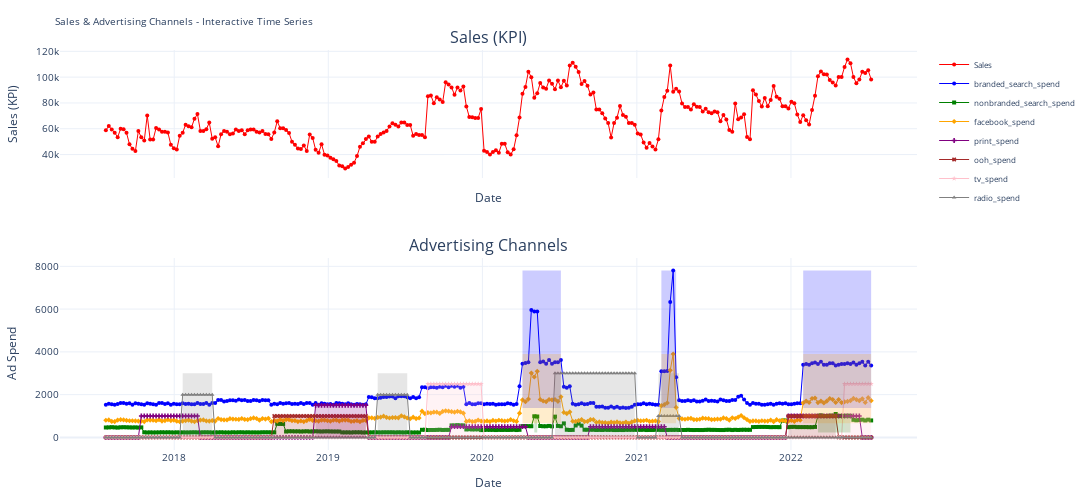

Notebook code for this chart:
### Code cell
# Function to group consecutive integer indices
def group_consecutive_outliers(indices):
    if not indices:
        return []

    grouped_ranges = []
    start = indices[0]
    prev = indices[0]

    for i in range(1, len(indices)):
        if indices[i] != prev + 1:  # If there's a break, save the previous range
            grouped_ranges.append((start, prev))
            start = indices[i]
        prev = indices[i]

    grouped_ranges.append((start, prev))  # Save the last range
    return grouped_ranges

# Function to plot KPI and channels with continuous outlier bands
def channels_kpi_relation_plotting(df, outliers, outlier_indices):
    
    # Convert datetime index to integers for calculations
    int_to_date = dict(enumerate(df.index))  # Mapping of integers to dates

    # Create a figure with more vertical space
    fig = make_subplots(rows=2, cols=1, shared_xaxes=True, 
                        vertical_spacing=0.2,
                        row_heights=[0.4, 0.6],
                        subplot_titles=("Sales (KPI)", "Advertising Channels"))

    # Define color palette and symbols
    colors = ['blue', 'green', 'orange', 'purple', 'brown', 'pink', 'gray', 'cyan']
    markers = ['circle', 'square', 'diamond', 'cross', 'x', 'star', 'triangle-up', 'triangle-down']

    # =====================  KPI (Sales) PLOT =====================
    fig.add_trace(go.Scatter(
        x=df.index, y=df['sales'],
        mode='lines+markers', name='Sales',
        line=dict(color='red', width=1),
        marker=dict(symbol='circle', size=4, color='red')  
    ), row=1, col=1)

    # Draw **continuous bands** for outliers in Sales
    for start_idx, end_idx in group_consecutive_outliers(outlier_indices.get('sales', [])):
        fig.add_shape(
            type="rect",
            x0=int_to_date[start_idx], x1=int_to_date[end_idx],  # Map back to datetime
            y0=df['sales'].min(), y1=df['sales'].max(),
            fillcolor='red', opacity=0.2, line_width=0, row=1, col=1
        )

    # =====================  ADVERTISING CHANNELS PLOT =====================
    for i, feature in enumerate(df.drop('sales', axis=1).columns):
        fig.add_trace(go.Scatter(
            x=df.index, y=df[feature],
            mode='lines+markers', name=feature,
            line=dict(color=colors[i % len(colors)], width=1),
            marker=dict(symbol=markers[i % len(markers)], size=4, color=colors[i % len(colors)])  
        ), row=2, col=1)

        # Draw **continuous bands** for outliers in each channel
        for start_idx, end_idx in group_consecutive_outliers(outlier_indices.get(feature, [])):
            fig.add_shape(
                type="rect",
                x0=int_to_date[start_idx], x1=int_to_date[end_idx],  # Map back to datetime
                y0=df[feature].min(), y1=df[feature].max(),
                fillcolor=colors[i % len(colors)], opacity=0.2, line_width=0, row=2, col=1
            )

    # =====================  PLOT CONFIGURATION =====================
    fig.update_layout(
        title="Sales & Advertising Channels - Interactive Time Series",
        title_font=dict(size=10),
        template="plotly_white",
        hovermode="x unified",
        showlegend=True,
        xaxis=dict(type="date"),  
        height=500,  
        width=1200,  
        margin=dict(l=50, r=30, t=50, b=50)  
    )

    # Configure axis labels
    fig.update_yaxes(title_text="Sales (KPI)", row=1, col=1, title_font=dict(size=12), tickfont=dict(size=10))
    fig.update_yaxes(title_text="Ad Spend", row=2, col=1, title_font=dict(size=12), tickfont=dict(size=10))
    fig.update_xaxes(title_text="Date", title_font=dict(size=12), tickfont=dict(size=10))

    # Reduce legend size
    fig.update_layout(legend=dict(font=dict(size=8)))

    fig.show()

# Call function with dataset
channels_kpi_relation_plotting(df, outliers, outlier_indices)

### Figure 1 — Plotly figure (JSON) as saved in the notebook; plotly's stock layout.template omitted (floating-point values rounded to 4 significant figures; data arrays with more than 128 entries replaced by an {"elided": "..."} marker saying what was removed)
{"data": [{"line": {"color": "red", "width": 1}, "marker": {"color": "red", "size": 4, "symbol": "circle"}, "mode": "lines+markers", "name": "Sales", "type": "scatter", "x": {"elided": "260 str values"}, "xaxis": "x", "y": {"elided": "260 float values"}, "yaxis": "y"}, {"line": {"color": "blue", "width": 1}, "marker": {"color": "blue", "size": 4, "symbol": "circle"}, "mode": "lines+markers", "name": "branded_search_spend", "type": "scatter", "x": {"elided": "260 str values"}, "xaxis": "x2", "y": {"elided": "260 float values"}, "yaxis": "y2"}, {"line": {"color": "green", "width": 1}, "marker": {"color": "green", "size": 4, "symbol": "square"}, "mode": "lines+markers", "name": "nonbranded_search_spend", "type": "scatter", "x": {"elided": "260 str values"}, "xaxis": "x2", "y": {"elided": "260 float values"}, "yaxis": "y2"}, {"line": {"color": "orange", "width": 1}, "marker": {"color": "orange", "size": 4, "symbol": "diamond"}, "mode": "lines+markers", "name": "facebook_spend", "type": "scatter", "x": {"elided": "260 str values"}, "xaxis": "x2", "y": {"elided": "260 float values"}, "yaxis": "y2"}, {"line": {"color": "purple", "width": 1}, "marker": {"color": "purple", "size": 4, "symbol": "cross"}, "mode": "lines+markers", "name": "print_spend", "type": "scatter", "x": {"elided": "260 str values"}, "xaxis": "x2", "y": {"elided": "260 int values"}, "yaxis": "y2"}, {"line": {"color": "brown", "width": 1}, "marker": {"color": "brown", "size": 4, "symbol": "x"}, "mode": "lines+markers", "name": "ooh_spend", "type": "scatter", "x": {"elided": "260 str values"}, "xaxis": "x2", "y": {"elided": "260 int values"}, "yaxis": "y2"}, {"line": {"color": "pink", "width": 1}, "marker": {"color": "pink", "size": 4, "symbol": "star"}, "mode": "lines+markers", "name": "tv_spend", "type": "scatter", "x": {"elided": "260 str values"}, "xaxis": "x2", "y": {"elided": "260 int values"}, "yaxis": "y2"}, {"line": {"color": "gray", "width": 1}, "marker": {"color": "gray", "size": 4, "symbol": "triangle-up"}, "mode": "lines+markers", "name": "radio_spend", "type": "scatter", "x": {"elided": "260 str values"}, "xaxis": "x2", "y": {"elided": "260 int values"}, "yaxis": "y2"}], "layout": {"annotations": [{"font": {"size": 16}, "showarrow": false, "text": "Sales (KPI)", "x": 0.5, "xanchor": "center", "xref": "paper", "y": 1, "yanchor": "bottom", "yref": "paper"}, {"font": {"size": 16}, "showarrow": false, "text": "Advertising Channels", "x": 0.5, "xanchor": "center", "xref": "paper", "y": 0.48, "yanchor": "bottom", "yref": "paper"}], "height": 500, "hovermode": "x unified", "legend": {"font": {"size": 8}}, "margin": {"b": 50, "l": 50, "r": 30, "t": 50}, "shapes": [{"fillcolor": "blue", "line": {"width": 0}, "opacity": 0.2, "type": "rect", "x0": "2020-04-05T00:00:00", "x1": "2020-07-05T00:00:00", "xref": "x2", "y0": 1376.0, "y1": 7800, "yref": "y2"}, {"fillcolor": "blue", "line": {"width": 0}, "opacity": 0.2, "type": "rect", "x0": "2021-02-28T00:00:00", "x1": "2021-04-04T00:00:00", "xref": "x2", "y0": 1376.0, "y1": 7800, "yref": "y2"}, {"fillcolor": "blue", "line": {"width": 0}, "opacity": 0.2, "type": "rect", "x0": "2022-01-30T00:00:00", "x1": "2022-07-10T00:00:00", "xref": "x2", "y0": 1376.0, "y1": 7800, "yref": "y2"}, {"fillcolor": "green", "line": {"width": 0}, "opacity": 0.2, "type": "rect", "x0": "2020-05-03T00:00:00", "x1": "2020-05-10T00:00:00", "xref": "x2", "y0": 229.3, "y1": 1094.0, "yref": "y2"}, {"fillcolor": "green", "line": {"width": 0}, "opacity": 0.2, "type": "rect", "x0": "2020-06-21T00:00:00", "x1": "2020-06-21T00:00:00", "xref": "x2", "y0": 229.3, "y1": 1094.0, "yref": "y2"}, {"fillcolor": "green", "line": {"width": 0}, "opacity": 0.2, "type": "rect", "x0": "2022-03-06T00:00:00", "x1": "2022-05-22T00:00:00", "xref": "x2", "y0": 229.3, "y1": 1094.0, "yref": "y2"}, {"fillcolor": "orange", "line": {"width": 0}, "opacity": 0.2, "type": "rect", "x0": "2020-04-05T00:00:00", "x1": "2020-07-05T00:00:00", "xref": "x2", "y0": 660.2, "y1": 3900, "yref": "y2"}, {"fillcolor": "orange", "line": {"width": 0}, "opacity": 0.2, "type": "rect", "x0": "2021-02-28T00:00:00", "x1": "2021-04-04T00:00:00", "xref": "x2", "y0": 660.2, "y1": 3900, "yref": "y2"}, {"fillcolor": "orange", "line": {"width": 0}, "opacity": 0.2, "type": "rect", "x0": "2022-01-30T00:00:00", "x1": "2022-07-10T00:00:00", "xref": "x2", "y0": 660.2, "y1": 3900, "yref": "y2"}, {"fillcolor": "purple", "line": {"width": 0}, "opacity": 0.2, "type": "rect", "x0": "2018-12-02T00:00:00", "x1": "2019-03-31T00:00:00", "xref": "x2", "y0": 0, "y1": 1500, "yref": "y2"}, {"fillcolor": "brown", "line": {"width": 0}, "opacity": 0.2, "type": "rect", "x0": "2018-08-26T00:00:00", "x1": "2019-03-31T00:00:00", "xref": "x2", "y0": 0, "y1": 1000, "yref": "y2"}, {"fillcolor": "brown", "line": {"width": 0}, "opacity": 0.2, "type": "rect", "x0": "2021-12-26T00:00:00", "x1": "2022-04-17T00:00:00", "xref": "x2", "y0": 0, "y1": 1000, "yref": "y2"}, {"fillcolor": "pink", "line": {"width": 0}, "opacity": 0.2, "type": "rect", "x0": "2019-08-25T00:00:00", "x1": "2019-12-29T00:00:00", "xref": "x2", "y0": 0, "y1": 2500, "yref": "y2"}, {"fillcolor": "pink", "line": {"width": 0}, "opacity": 0.2, "type": "rect", "x0": "2022-05-08T00:00:00", "x1": "2022-07-10T00:00:00", "xref": "x2", "y0": 0, "y1": 2500, "yref": "y2"}, {"fillcolor": "gray", "line": {"width": 0}, "opacity": 0.2, "type": "rect", "x0": "2018-01-21T00:00:00", "x1": "2018-04-01T00:00:00", "xref": "x2", "y0": 0, "y1": 3000, "yref": "y2"}, {"fillcolor": "gray", "line": {"width": 0}, "opacity": 0.2, "type": "rect", "x0": "2019-04-28T00:00:00", "x1": "2019-07-07T00:00:00", "xref": "x2", "y0": 0, "y1": 3000, "yref": "y2"}, {"fillcolor": "gray", "line": {"width": 0}, "opacity": 0.2, "type": "rect", "x0": "2020-06-21T00:00:00", "x1": "2020-12-27T00:00:00", "xref": "x2", "y0": 0, "y1": 3000, "yref": "y2"}, {"fillcolor": "gray", "line": {"width": 0}, "opacity": 0.2, "type": "rect", "x0": "2021-02-21T00:00:00", "x1": "2021-04-11T00:00:00", "xref": "x2", "y0": 0, "y1": 3000, "yref": "y2"}], "showlegend": true, "title": {"font": {"size": 10}, "text": "Sales & Advertising Channels - Interactive Time Series"}, "width": 1200, "xaxis": {"anchor": "y", "domain": [0, 1], "matches": "x2", "showticklabels": false, "tickfont": {"size": 10}, "title": {"font": {"size": 12}, "text": "Date"}, "type": "date"}, "xaxis2": {"anchor": "y2", "domain": [0, 1], "tickfont": {"size": 10}, "title": {"font": {"size": 12}, "text": "Date"}}, "yaxis": {"anchor": "x", "domain": [0.68, 1], "tickfont": {"size": 10}, "title": {"font": {"size": 12}, "text": "Sales (KPI)"}}, "yaxis2": {"anchor": "x2", "domain": [0, 0.48], "tickfont": {"size": 10}, "title": {"font": {"size": 12}, "text": "Ad Spend"}}}}
